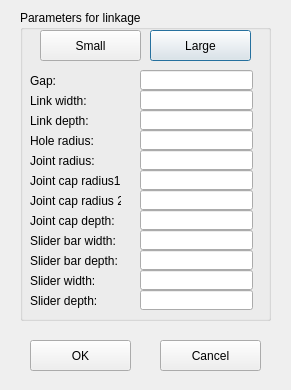
<?xml version="1.0" encoding="UTF-8"?>
<ui version="4.0">
 <class>OptionDialog</class>
 <widget class="QDialog" name="OptionDialog">
  <property name="geometry">
   <rect>
    <x>0</x>
    <y>0</y>
    <width>291</width>
    <height>390</height>
   </rect>
  </property>
  <property name="windowTitle">
   <string>OptionDialog</string>
  </property>
  <widget class="QGroupBox" name="groupBox">
   <property name="geometry">
    <rect>
     <x>20</x>
     <y>10</y>
     <width>251</width>
     <height>311</height>
    </rect>
   </property>
   <property name="title">
    <string>Parameters for linkage</string>
   </property>
   <widget class="QLabel" name="label">
    <property name="geometry">
     <rect>
      <x>10</x>
      <y>80</y>
      <width>71</width>
      <height>21</height>
     </rect>
    </property>
    <property name="text">
     <string>Link width:</string>
    </property>
   </widget>
   <widget class="QLineEdit" name="lineEditLinkWidth">
    <property name="geometry">
     <rect>
      <x>120</x>
      <y>80</y>
      <width>113</width>
      <height>20</height>
     </rect>
    </property>
   </widget>
   <widget class="QLabel" name="label_2">
    <property name="geometry">
     <rect>
      <x>10</x>
      <y>100</y>
      <width>71</width>
      <height>21</height>
     </rect>
    </property>
    <property name="text">
     <string>Link depth:</string>
    </property>
   </widget>
   <widget class="QLineEdit" name="lineEditLinkDepth">
    <property name="geometry">
     <rect>
      <x>120</x>
      <y>100</y>
      <width>113</width>
      <height>20</height>
     </rect>
    </property>
   </widget>
   <widget class="QLabel" name="label_3">
    <property name="geometry">
     <rect>
      <x>10</x>
      <y>140</y>
      <width>71</width>
      <height>21</height>
     </rect>
    </property>
    <property name="text">
     <string>Joint radius:</string>
    </property>
   </widget>
   <widget class="QLineEdit" name="lineEditJointRadius">
    <property name="geometry">
     <rect>
      <x>120</x>
      <y>140</y>
      <width>113</width>
      <height>20</height>
     </rect>
    </property>
   </widget>
   <widget class="QLabel" name="label_4">
    <property name="geometry">
     <rect>
      <x>10</x>
      <y>160</y>
      <width>91</width>
      <height>21</height>
     </rect>
    </property>
    <property name="text">
     <string>Joint cap radius1:</string>
    </property>
   </widget>
   <widget class="QLabel" name="label_5">
    <property name="geometry">
     <rect>
      <x>10</x>
      <y>180</y>
      <width>91</width>
      <height>21</height>
     </rect>
    </property>
    <property name="text">
     <string>Joint cap radius 2:</string>
    </property>
   </widget>
   <widget class="QLabel" name="label_6">
    <property name="geometry">
     <rect>
      <x>10</x>
      <y>200</y>
      <width>91</width>
      <height>21</height>
     </rect>
    </property>
    <property name="text">
     <string>Joint cap depth:</string>
    </property>
   </widget>
   <widget class="QLabel" name="label_7">
    <property name="geometry">
     <rect>
      <x>10</x>
      <y>120</y>
      <width>91</width>
      <height>21</height>
     </rect>
    </property>
    <property name="text">
     <string>Hole radius:</string>
    </property>
   </widget>
   <widget class="QLineEdit" name="lineEditHoleRadius">
    <property name="geometry">
     <rect>
      <x>120</x>
      <y>120</y>
      <width>113</width>
      <height>20</height>
     </rect>
    </property>
   </widget>
   <widget class="QLabel" name="label_8">
    <property name="geometry">
     <rect>
      <x>10</x>
      <y>220</y>
      <width>91</width>
      <height>21</height>
     </rect>
    </property>
    <property name="text">
     <string>Slider bar width:</string>
    </property>
   </widget>
   <widget class="QLabel" name="label_9">
    <property name="geometry">
     <rect>
      <x>10</x>
      <y>260</y>
      <width>91</width>
      <height>21</height>
     </rect>
    </property>
    <property name="text">
     <string>Slider width:</string>
    </property>
   </widget>
   <widget class="QLabel" name="label_10">
    <property name="geometry">
     <rect>
      <x>10</x>
      <y>240</y>
      <width>91</width>
      <height>21</height>
     </rect>
    </property>
    <property name="text">
     <string>Slider bar depth:</string>
    </property>
   </widget>
   <widget class="QLabel" name="label_11">
    <property name="geometry">
     <rect>
      <x>10</x>
      <y>280</y>
      <width>91</width>
      <height>21</height>
     </rect>
    </property>
    <property name="text">
     <string>Slider depth:</string>
    </property>
   </widget>
   <widget class="QLineEdit" name="lineEditJointCapRadius1">
    <property name="geometry">
     <rect>
      <x>120</x>
      <y>160</y>
      <width>113</width>
      <height>20</height>
     </rect>
    </property>
   </widget>
   <widget class="QLineEdit" name="lineEditJointCapRadius2">
    <property name="geometry">
     <rect>
      <x>120</x>
      <y>180</y>
      <width>113</width>
      <height>20</height>
     </rect>
    </property>
   </widget>
   <widget class="QLineEdit" name="lineEditJointCapDepth">
    <property name="geometry">
     <rect>
      <x>120</x>
      <y>200</y>
      <width>113</width>
      <height>20</height>
     </rect>
    </property>
   </widget>
   <widget class="QLineEdit" name="lineEditSliderBarWidth">
    <property name="geometry">
     <rect>
      <x>120</x>
      <y>220</y>
      <width>113</width>
      <height>20</height>
     </rect>
    </property>
   </widget>
   <widget class="QLineEdit" name="lineEditSliderBarDepth">
    <property name="geometry">
     <rect>
      <x>120</x>
      <y>240</y>
      <width>113</width>
      <height>20</height>
     </rect>
    </property>
   </widget>
   <widget class="QLineEdit" name="lineEditSliderWidth">
    <property name="geometry">
     <rect>
      <x>120</x>
      <y>260</y>
      <width>113</width>
      <height>20</height>
     </rect>
    </property>
   </widget>
   <widget class="QLineEdit" name="lineEditSliderDepth">
    <property name="geometry">
     <rect>
      <x>120</x>
      <y>280</y>
      <width>113</width>
      <height>20</height>
     </rect>
    </property>
   </widget>
   <widget class="QLabel" name="label_12">
    <property name="geometry">
     <rect>
      <x>10</x>
      <y>60</y>
      <width>71</width>
      <height>21</height>
     </rect>
    </property>
    <property name="text">
     <string>Gap:</string>
    </property>
   </widget>
   <widget class="QLineEdit" name="lineEditGap">
    <property name="geometry">
     <rect>
      <x>120</x>
      <y>60</y>
      <width>113</width>
      <height>20</height>
     </rect>
    </property>
   </widget>
   <widget class="QPushButton" name="pushButtonLarge">
    <property name="geometry">
     <rect>
      <x>130</x>
      <y>20</y>
      <width>101</width>
      <height>31</height>
     </rect>
    </property>
    <property name="text">
     <string>Large</string>
    </property>
   </widget>
   <widget class="QPushButton" name="pushButtonSmall">
    <property name="geometry">
     <rect>
      <x>20</x>
      <y>20</y>
      <width>101</width>
      <height>31</height>
     </rect>
    </property>
    <property name="text">
     <string>Small</string>
    </property>
   </widget>
  </widget>
  <widget class="QPushButton" name="pushButtonOK">
   <property name="geometry">
    <rect>
     <x>30</x>
     <y>340</y>
     <width>101</width>
     <height>31</height>
    </rect>
   </property>
   <property name="text">
    <string>OK</string>
   </property>
  </widget>
  <widget class="QPushButton" name="pushButtonCancel">
   <property name="geometry">
    <rect>
     <x>160</x>
     <y>340</y>
     <width>101</width>
     <height>31</height>
    </rect>
   </property>
   <property name="text">
    <string>Cancel</string>
   </property>
  </widget>
 </widget>
 <layoutdefault spacing="6" margin="11"/>
 <tabstops>
  <tabstop>pushButtonOK</tabstop>
  <tabstop>pushButtonCancel</tabstop>
  <tabstop>pushButtonSmall</tabstop>
  <tabstop>pushButtonLarge</tabstop>
  <tabstop>lineEditGap</tabstop>
  <tabstop>lineEditLinkWidth</tabstop>
  <tabstop>lineEditLinkDepth</tabstop>
  <tabstop>lineEditHoleRadius</tabstop>
  <tabstop>lineEditJointRadius</tabstop>
  <tabstop>lineEditJointCapRadius1</tabstop>
  <tabstop>lineEditJointCapRadius2</tabstop>
  <tabstop>lineEditJointCapDepth</tabstop>
  <tabstop>lineEditSliderBarWidth</tabstop>
  <tabstop>lineEditSliderBarDepth</tabstop>
  <tabstop>lineEditSliderWidth</tabstop>
  <tabstop>lineEditSliderDepth</tabstop>
 </tabstops>
 <resources/>
 <connections/>
</ui>
